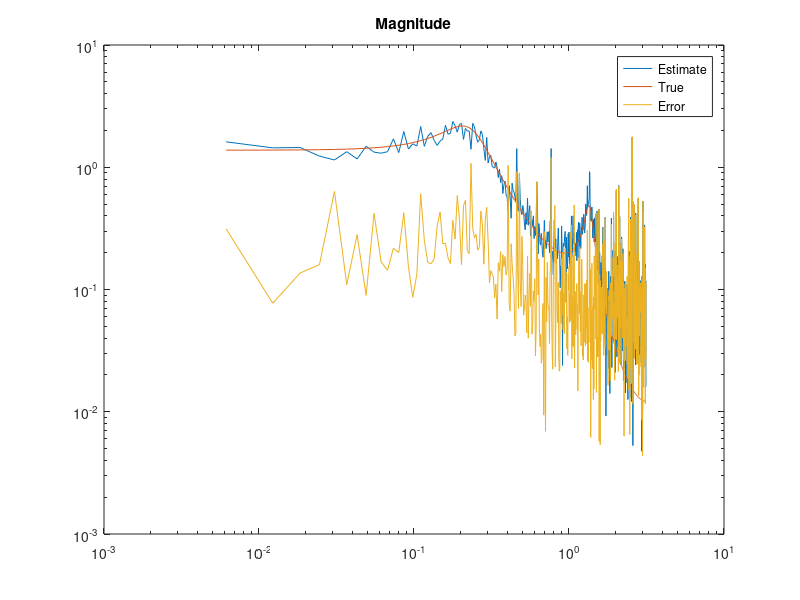
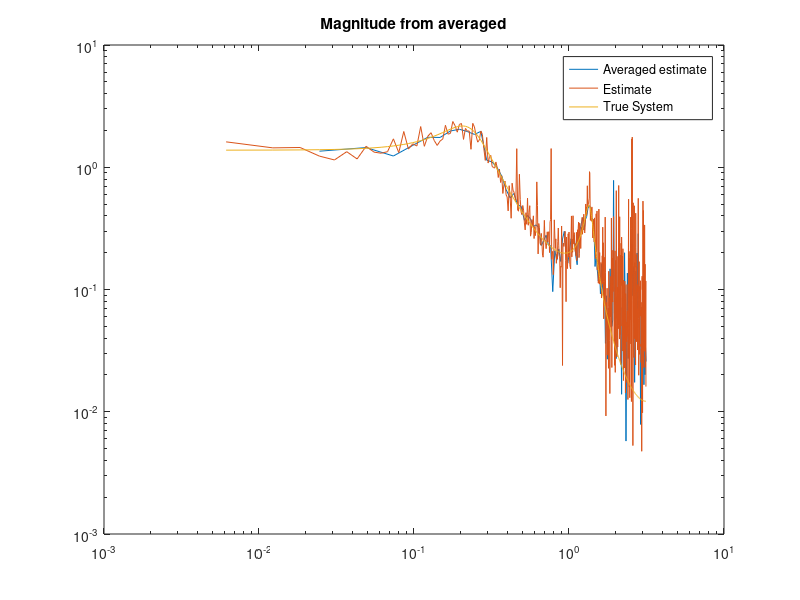

Write MATLAB code to recreate these figures, in order.
close all
clear all
clc
%%
%a)
N = 1024;
e = randn(N,1)*sqrt(0.01); % pay attention is square root for the standard deviation!!!!!!!!
u = 2 * randi([0, 1], 1, N) - 1;


T = 1;
z = tf('z', T);
H = 0.5*(z-0.9)/(z-0.25)
G = (0.1*z)/(z^4-2.2*z^3+2.42*z^2-1.87*z+0.7225)
time_steps = T*(0:N-1);
resu = lsim(G,u,time_steps);
rese = lsim(H,e,time_steps);
y_experimet = resu + rese;
omega = (2*pi/(T*N)*(0:N-1))';
idx = find(omega>=0 & omega< pi); 

% Uncomment to see plots of signals
%{
figure(1)
plot(u)
hold on
plot(e)
hold on
plot(y_experimet)
legend('u', 'e', 'Y')


figure(2)
plot(rese)
hold on
plot(resu)
hold on
plot(y_experimet)
hold on
legend('H(e)', 'G(u)', 'Y')
%}

%%
%b)
U = fft(u);
Y_exp = fft(y_experimet);

% if one of them has many which are 0 is probably due to periodic input -->
% only calculate at these

 % figure(1)
 % loglog(omega(idx), abs(U(idx)));
% title('U')
% figure(2)
% loglog(omega(idx), abs(Y_exp(idx)));
% title('Y_exp')

G_est = Y_exp ./transpose(U); %Watch out as U is complex don't do U' but use transpose(U)!!!!!!!!!
G_fresp_true = squeeze(freqresp(G,omega));


figure(3)
loglog(omega(idx),abs(G_est(idx)))
hold on
loglog(omega(idx),abs(G_fresp_true(idx)))
hold on
Err = G_est - G_fresp_true;
loglog(omega(idx),abs(Err(idx)))
legend('Estimate', 'True', 'Error');
title('Magnitude')




%%
%c)
N_c = N/4;
omega_c = (2*pi/(T*N_c)*(0:N_c-1))';
idx_c = find(omega_c>=0 & omega_c<= pi);

% Does the same but not really good to do it like that
Y_experimet1 = fft(y_experimet(1:end/4)); 
Y_experimet2 = fft(y_experimet(end/4+1:end/2));
Y_experimet3 = fft(y_experimet(end/2+1:3*end/4));
Y_experimet4 = fft(y_experimet(3*end/4+1:end));
U1 = fft(u(1:end/4));
U2 = fft(u(end/4+1:end/2));
U3 = fft(u(end/2+1:3*end/4));
U4 = fft(u(3*end/4+1:end));
G1_est = Y_experimet1./transpose(U1);
G2_est = Y_experimet2./transpose(U2);
G3_est =Y_experimet3./transpose(U3);
G4_est =Y_experimet4./transpose(U4);

%Better like that
u_res = reshape(u,N_c,4);
y_res = reshape(y_experimet,N_c,4);

U_res = fft(u_res,[],1);
Y_res = fft(y_res,[],1);

G_est_res = Y_res./U_res;


G_est_average = zeros(length(G1_est),1);
for k =1:length(G1_est)
    G_est_average(k) = mean([G1_est(k);G2_est(k);G3_est(k); G4_est(k)]);
end
G_sum = G1_est+G2_est+G3_est+G4_est;
G_est_average2 = (G_sum)/4; % both ways work now


G_est_average2 = mean(G_est_res,2);


figure(5)
loglog(omega_c(idx_c),abs(G_est_average2(idx_c)))
hold on
loglog(omega(idx),abs(G_est(idx)))
hold on
loglog(omega(idx),abs(G_fresp_true(idx)))
legend('Averaged estimate', 'Estimate', 'True System');
title('Magnitude from averaged')
